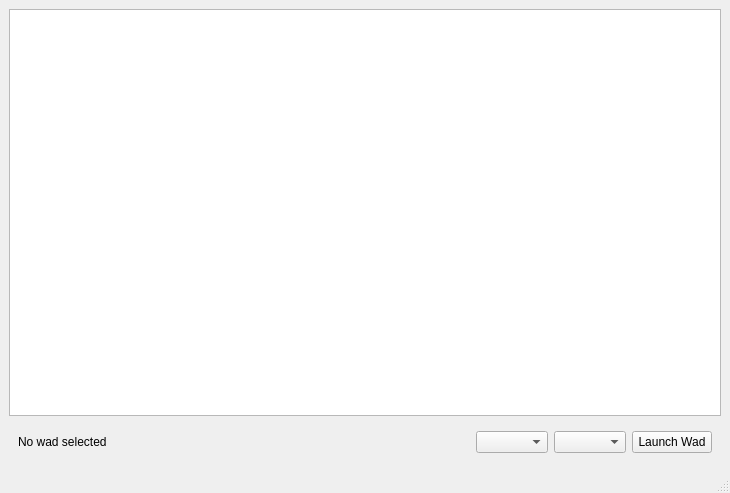
<?xml version="1.0" encoding="UTF-8"?>
<ui version="4.0">
 <class>MainWindow</class>
 <widget class="QMainWindow" name="MainWindow">
  <property name="geometry">
   <rect>
    <x>0</x>
    <y>0</y>
    <width>730</width>
    <height>493</height>
   </rect>
  </property>
  <property name="windowTitle">
   <string>MainWindow</string>
  </property>
  <widget class="QWidget" name="centralwidget">
   <layout class="QVBoxLayout" name="verticalLayout_2">
    <item>
     <widget class="QListWidget" name="WadList"/>
    </item>
    <item>
     <widget class="QWidget" name="LaunchBar" native="true">
      <layout class="QHBoxLayout" name="horizontalLayout">
       <item>
        <widget class="QLabel" name="selectedWadName">
         <property name="text">
          <string>No wad selected</string>
         </property>
        </widget>
       </item>
       <item>
        <spacer name="horizontalSpacer">
         <property name="orientation">
          <enum>Qt::Horizontal</enum>
         </property>
         <property name="sizeHint" stdset="0">
          <size>
           <width>40</width>
           <height>20</height>
          </size>
         </property>
        </spacer>
       </item>
       <item>
        <widget class="QComboBox" name="iWadSelector"/>
       </item>
       <item>
        <widget class="QComboBox" name="sourcePortSelector"/>
       </item>
       <item>
        <widget class="QPushButton" name="launchWadButton">
         <property name="text">
          <string>Launch Wad</string>
         </property>
        </widget>
       </item>
      </layout>
     </widget>
    </item>
   </layout>
  </widget>
  <widget class="QMenuBar" name="menubar">
   <property name="geometry">
    <rect>
     <x>0</x>
     <y>0</y>
     <width>730</width>
     <height>25</height>
    </rect>
   </property>
  </widget>
  <widget class="QStatusBar" name="statusbar"/>
 </widget>
 <resources/>
 <connections/>
</ui>
